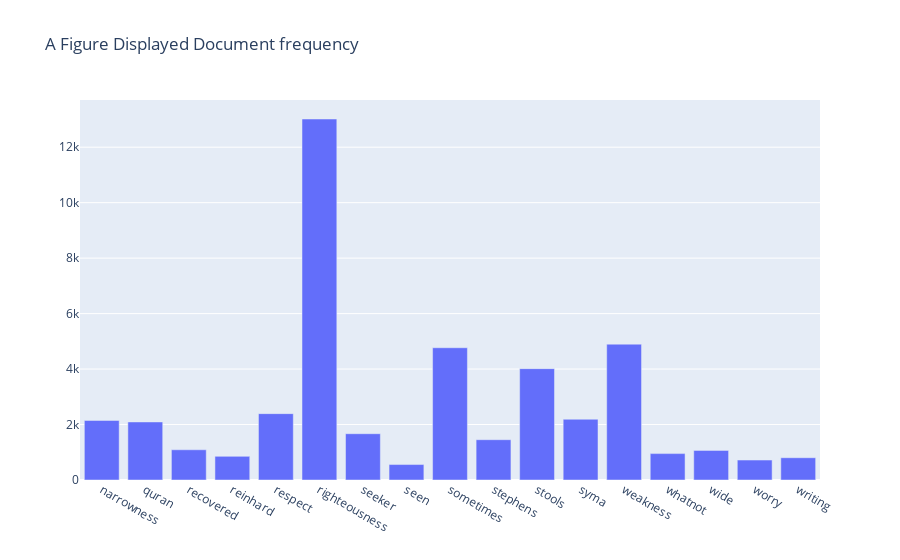

Notebook source saved alongside this figure:
### Markdown cell above
### >>> **Exercise 14 (take home):** 
The chart above contains all the vocabulary, and it's computationally intensive to both compute and visualize. Can you efficiently reduce the number of terms you want to visualize as an exercise.

### Code cell
# Answer here
# [Reference] https://plotly.com/python/renderers/
import plotly.graph_objects as go

x_list = []
y_list = []
for x, y in zip(count_vect.get_feature_names_out(), term_frequencies):
    if y > 500:
        x_list.append(x)
        y_list.append(y)

fig = go.Figure(
    data=[go.Bar(x=x_list, 
                 y=y_list)],
    layout_title_text="A Figure Displayed Document frequency"
)

fig.show()

### Figure 1 — Plotly figure (JSON) as saved in the notebook; plotly's stock layout.template omitted (floating-point values rounded to 4 significant figures)
{"data": [{"type": "bar", "x": ["narrowness", "quran", "recovered", "reinhard", "respect", "righteousness", "seeker", "seen", "sometimes", "stephens", "stools", "syma", "weakness", "whatnot", "wide", "worry", "writing"], "y": [2148, 2093, 1090, 852, 2393, 13017, 1669, 557, 4769, 1453, 4015, 2191, 4898, 952, 1068, 719, 803]}], "layout": {"title": {"text": "A Figure Displayed Document frequency"}}}
